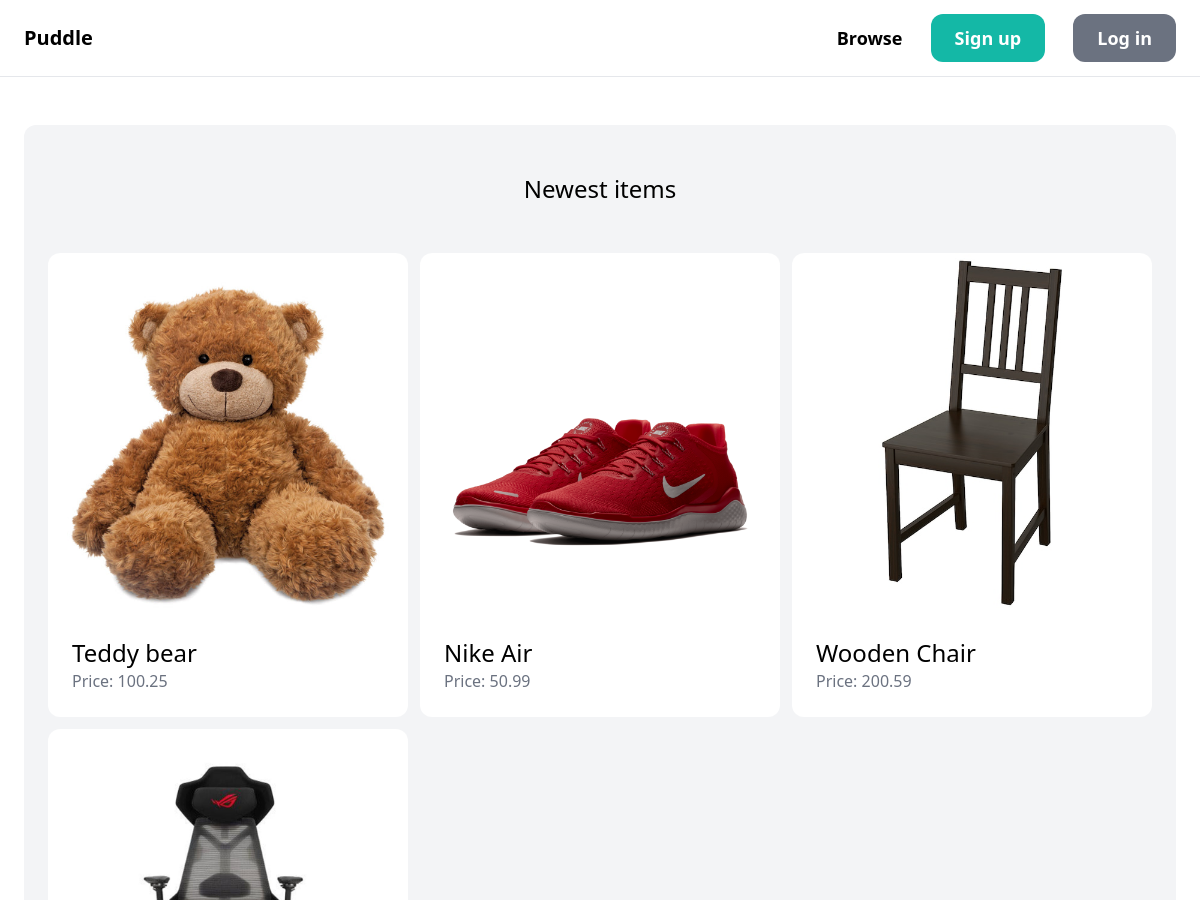
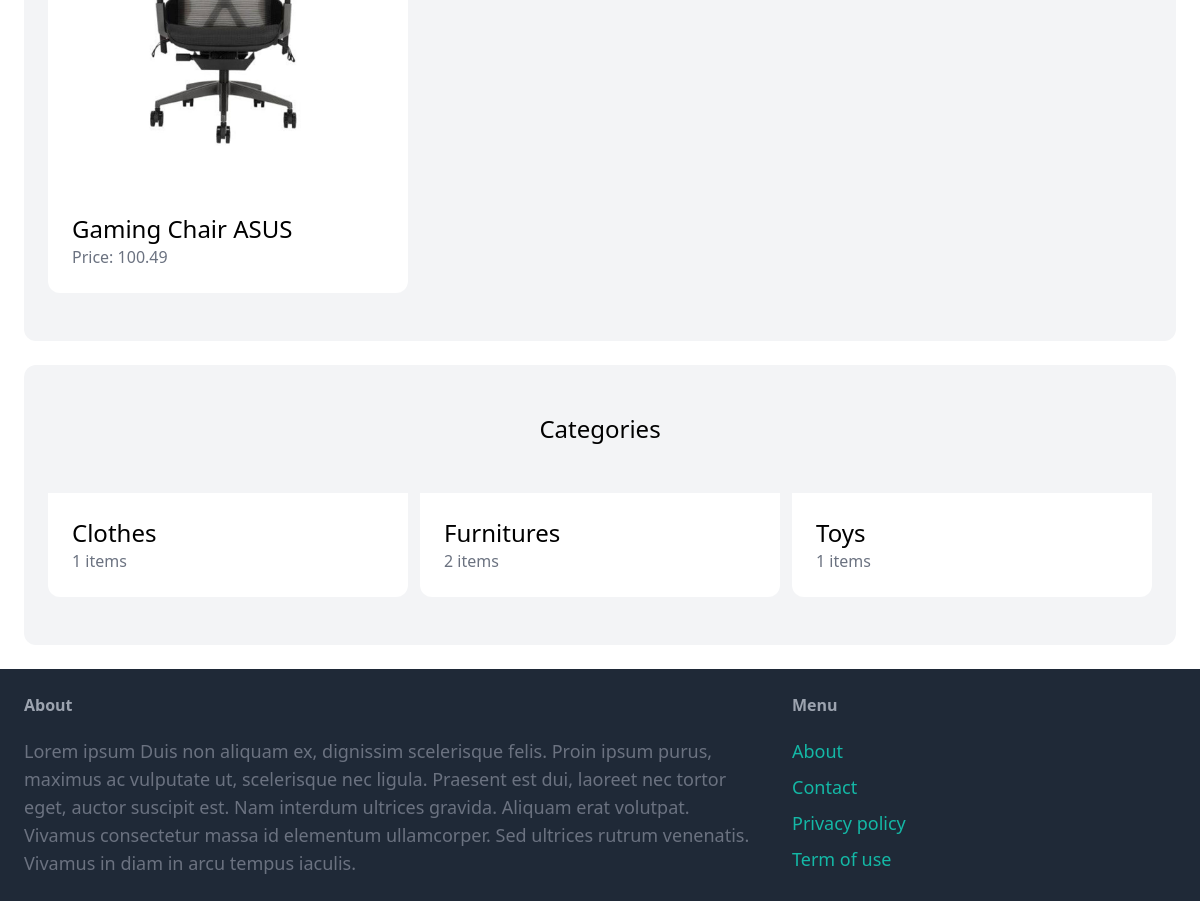
The page / on the database its author committed (2 pictures, top to bottom).
### item/models.py (models this page shows, shortened)
class Item(models.Model):
    category = models.ForeignKey(Category, related_name='items', on_delete=models.CASCADE)
    name = models.CharField(max_length=255)
    description = models.TextField(blank=True, null=True)
    price = models.FloatField()
    image = models.ImageField(upload_to='item_images', blank=True, null=True)
    is_sold = models.BooleanField(default=False)
    created_by = models.ForeignKey(User, related_name='items', on_delete=models.CASCADE)
    created_at = models.DateTimeField(auto_now_add=True)

class Category(models.Model):
    name = models.CharField(max_length=255)
    class Meta:
        ordering = ('name',)
        verbose_name_plural='Categories'

### core/views.py (the view)
# urls.py: path('', views.index, name='index'),
def index(request):
    items = Item.objects.filter(is_sold=False)[0:6]
    categories = Category.objects.all()
    return render(request, 'core/index.html', {
        'categories': categories,
        'items': items,
    })

### core/templates/core/index.html (shortened to what this page needs)
{% extends 'core/base.html' %}
{% block content %}
    <div class="mt-6 px-6 py-12 bg-gray-100 rounded-xl">
        <h2 class="mb-12 text-2xl text-center">Newest items</h2>
        <div class="grid grid-cols-3 gap-3">
            {% for item in items %}
                <div>
                    <a href="{% url 'item:detail' item.id %}">
                        <div>
                            <img src="{{ item.image.url }}" class="rounded-t-xl">
                        </div>
                        <div class="p-6 bg-white rounded-b-xl">
                            <h2 class="text-2xl">{{ item.name }}</h2>
                            <p class="text-gray-500">Price: {{ item.price }}</p>
                        </div>
                    </a>
                </div>
            {% endfor %}
        </div>
    </div>
    <div class="mt-6 px-6 py-12 bg-gray-100 rounded-xl">
        <h2 class="mb-12 text-2xl text-center">Categories</h2>
        <div class="grid grid-cols-3 gap-3">
            {% for category in categories %}
                <div>
                    <a href="#">
                        <div class="p-6 bg-white rounded-b-xl">
                            <h2 class="text-2xl">{{ category.name }}</h2>
                            <p class="text-gray-500">{{ category.items.count }} items</p>
                        </div>
                    </a>
                </div>
            {% endfor %}
        </div>
    </div>
{% endblock %}

### core/templates/core/base.html (shortened to what this page needs)
<!doctype html>
<html>
    <head>
        <script src="https://cdn.tailwindcss.com"></script>
    </head>
    <body>
        <nav class="py-6 px-6 flex justify-between items-center border-b border-gray-200">
            <a href="/" class="text-xl font-semibold">Puddle</a>
            <div class="space-x-6">
                <a href="{% url 'item:items' %}" class="text-lg font-semibold hover:text-gray-500">Browse</a>
                {% if request.user.is_authenticated %}
                    <a href="{% url 'item:new' %}" class="text-lg font-semibold hover:text-gray-500">New item</a>
                    <a href="{% url 'conversation:inbox' %}" class="px-6 py-3 text-lg font-semibold bg-teal-500 text-white rounded-xl hover:bg-teal-700">Inbox</a>
                    <a href="{% url 'dashboard:index' %}" class="px-6 py-3 text-lg font-semibold bg-gray-500 text-white rounded-xl hover:bg-gray-700">Dashboard</a>
                    <a href="{% url 'core:logout' %}" class="px-6 py-3 lext-lg font-semibold hover:text-gray-500">Log out</a>
                {% else %}
                    <a href="{% url 'core:signup' %}" class="px-6 py-3 text-lg font-semibold bg-teal-500 text-white rounded-xl hover:bg-teal-700">Sign up</a>
                    <a href="{% url 'core:login' %}" class="px-6 py-3 text-lg font-semibold bg-gray-500 text-white rounded-xl hover:bg-gray-700">Log in</a>
                {% endif %}
            </div>
        </nav>
        <div class="px-6 p-6">
            {% block content %}
            {% endblock %}
        </div>
        <footer class="py-6 px-6 flex justify-between bg-gray-800">
            <div class="w-2/3 pr-10">
                <h3 class="mb-5 font-semibold text-gray-400">About</h3>
                <p class="text-lg text-gray-500">
                    Lorem ipsum Duis non aliquam ex, dignissim scelerisque felis. Proin ipsum purus, maximus ac vulputate ut, scelerisque nec ligula. Praesent est dui, laoreet nec tortor eget, auctor suscipit est. Nam interdum ultrices gravida. Aliquam erat volutpat. Vivamus consectetur massa id elementum ullamcorper. Sed ultrices rutrum venenatis. Vivamus in diam in arcu tempus iaculis.
                </p>
            </div>
            <div class="w-1/3">
                <h3 class="mb-5 font-semibold text-gray-400">Menu</h3>
                <ul class="space-y-2">
                    <li><a href="#" class="text-lg text-teal-500 hover:text-teal-700">About</a></li>
                    <li><a href="{% url 'core:contact' %}" class="text-lg text-teal-500 hover:text-teal-700">Contact</a></li>
                    <li><a href="#" class="text-lg text-teal-500 hover:text-teal-700">Privacy policy</a></li>
                    <li><a href="#" class="text-lg text-teal-500 hover:text-teal-700">Term of use</a></li>
                </ul>
            </div>
        </footer>
    </body>
</html>

### rows shown on the page
Item: image (picture), name "Teddy bear", price "100.25"
Item: image (picture), name "Nike Air", price "50.99"
Item: image (picture), name "Wooden Chair", price "200.59"
Item: image (picture), name "Gaming Chair ASUS", price "100.49"
Category: name "Clothes", items.count "1"
Category: name "Furnitures", items.count "2"
Category: name "Toys", items.count "1"
